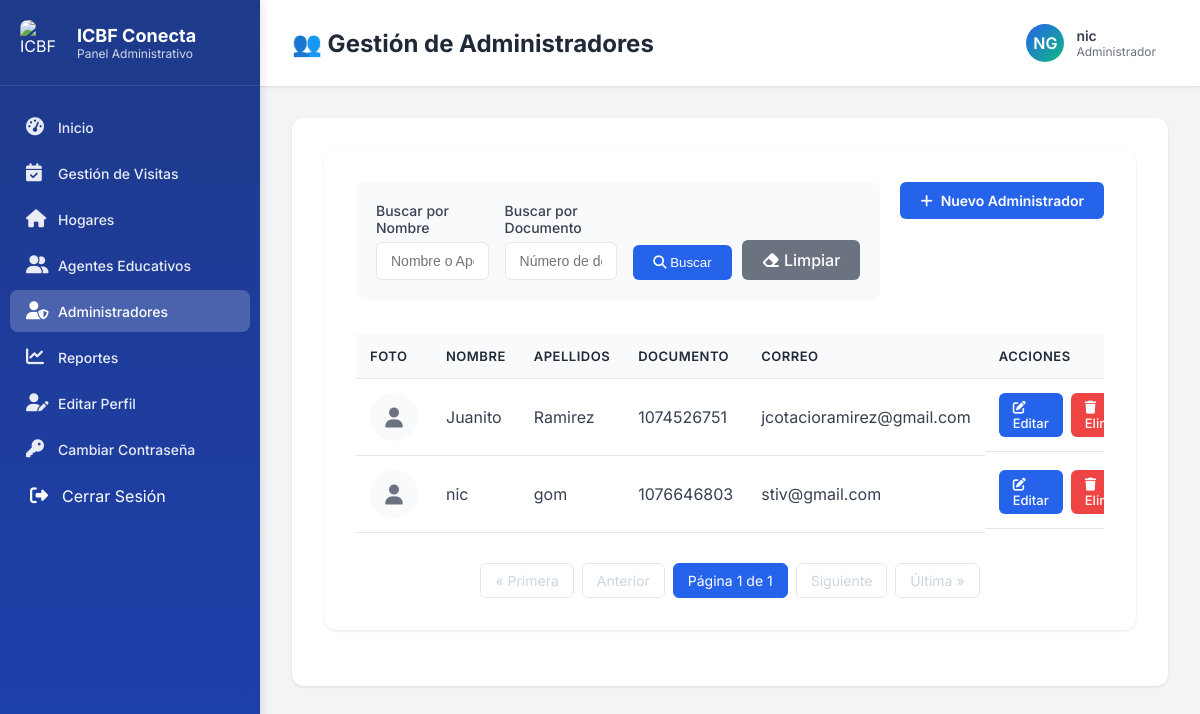
Before: /administradores/ (signed in) with the older database file.
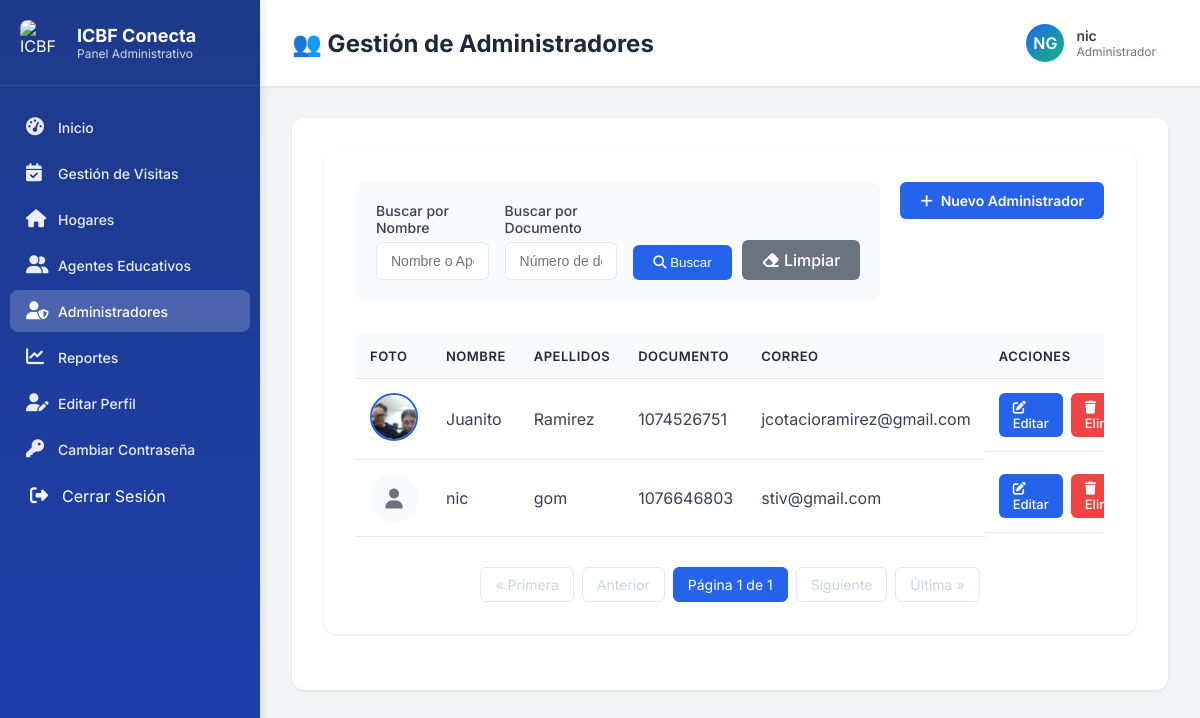
After: the same page with the newer database file.
### core/models.py (models this page shows, shortened)
class Usuario(AbstractUser):
    TIPO_DOCUMENTO_CHOICES = [
        ('CC', 'Cédula de ciudadanía'),
        ('TI', 'Tarjeta de identidad'),
        ('CE', 'Cédula de extranjería'),
        ('PA', 'Pasaporte'),
    ]
    SEXO_CHOICES = [
        ('M', 'Masculino'),
        ('F', 'Femenino'),
        ('O', 'Otro'),
    ]
    username = None
    tipo_documento = models.CharField(max_length=5, choices=TIPO_DOCUMENTO_CHOICES, default='CC')
    documento = models.BigIntegerField(unique=True)
    nombres = models.CharField(max_length=50)
    apellidos = models.CharField(max_length=50)
    correo = models.EmailField(max_length=100, unique=True)
    sexo = models.CharField(max_length=1, choices=SEXO_CHOICES, default='F')
    departamento_residencia = models.ForeignKey(Departamento, on_delete=models.SET_NULL, null=True, blank=True, related_name='residentes')
    ciudad_residencia = models.ForeignKey(Municipio, on_delete=models.SET_NULL, null=True, blank=True, related_name='residentes')
    localidad_bogota = models.ForeignKey(LocalidadBogota, on_delete=models.SET_NULL, null=True, blank=True, related_name='residentes',
                                         help_text='Solo aplica si vive en Bogotá D.C.')
    direccion = models.CharField(max_length=100, null=True, blank=True)
    barrio = models.CharField(max_length=100, null=True, blank=True)
    telefono = models.CharField(max_length=20, null=True, blank=True)
    nivel_educativo = models.CharField(max_length=50, null=True, blank=True)
    rol = models.ForeignKey(Rol, on_delete=models.PROTECT, null=True)
    foto_admin = models.ImageField(upload_to=admin_upload_path, null=True, blank=True)
    fecha_creacion = models.DateTimeField(auto_now_add=True)
    fecha_actualizacion = models.DateTimeField(auto_now=True)
    EMAIL_FIELD = 'correo'
    USERNAME_FIELD = 'documento'
    REQUIRED_FIELDS = ['nombres', 'apellidos', 'correo', 'tipo_documento']
    objects = CustomUserManager()
    class Meta:
        db_table = 'usuarios'

### core/views.py (the view)
# urls.py: path('administradores/', views.listar_administradores, name='listar_administradores'),
@login_required
@rol_requerido('administrador')
def listar_administradores(request):
    query_nombre = request.GET.get('nombre', '')
    query_documento = request.GET.get('documento', '')
    rol_admin, _ = Rol.objects.get_or_create(nombre_rol='administrador')
    administradores = Usuario.objects.filter(rol=rol_admin).order_by('nombres')
    if query_nombre:
        administradores = administradores.filter(Q(nombres__icontains=query_nombre) | Q(apellidos__icontains=query_nombre))
    if query_documento:
        administradores = administradores.filter(documento__icontains=query_documento)
    paginator = Paginator(administradores, 5) # 5 administradores por página
    page_number = request.GET.get('page')
    admins_paginados = paginator.get_page(page_number)
    context = {
        'administradores': admins_paginados, # Enviar el objeto paginado
        'filtros': {'nombre': query_nombre, 'documento': query_documento},
        'paginator': paginator # Opcional
    }
    return render(request, 'admin/administradores_list.html', context)

### core/views.py (called while the page is built)
def rol_requerido(nombre_rol):
    def decorator(view_func):
        @wraps(view_func)
        def _wrapped_view(request, *args, **kwargs):
            if not request.user.is_authenticated or not hasattr(request.user, 'rol') or request.user.rol.nombre_rol != nombre_rol:
                messages.error(request, 'Acceso denegado. No tienes los permisos necesarios.')
                return redirect('home')  # Redirigir a una página de inicio o de error
            return view_func(request, *args, **kwargs)
        return _wrapped_view
    return decorator

### templates/admin/administradores_list.html (shortened to what the changed rows need)
{% load static %}
<!DOCTYPE html>
<html lang="es">
<head>
  <link rel="stylesheet" href="https://cdnjs.cloudflare.com/ajax/libs/font-awesome/6.5.0/css/all.min.css"/>
</head>
<body>
  <aside class="sidebar">
    <div class="sidebar-header">
      <a href="{% url 'home' %}" class="sidebar-logo">
        <div class="sidebar-logo-text">
          <h2>ICBF Conecta</h2>
        </div>
      </a>
    </div>
  </aside>
  <main class="main-content">
    <div class="topbar">
      <div class="topbar-left">
        <h1>👥 Gestión de Administradores</h1>
      </div>
    </div>
    <div class="content-wrapper">
      <div class="content-container">
      <div class="content-container">
        <div class="tabla-wrapper">
          <table>
            <thead>
              <tr>
                <th>Foto</th>
                <th>Nombre</th>
                <th>Apellidos</th>
                <th>Documento</th>
                <th>Correo</th>
                <th>Acciones</th>
              </tr>
            </thead>
            <tbody>
              {% for admin in administradores %}
              <tr>
                <td>
                  {% if admin.foto_admin %}
                    <img src="{{ admin.foto_admin.url }}" alt="Foto de {{ admin.nombres }}" style="width:48px; height:48px; object-fit:cover; border-radius:50%; border:2px solid var(--primary); background:var(--light);" />
                  {% else %}
                    <div style="width:48px; height:48px; display:flex; align-items:center; justify-content:center; background:var(--light); border-radius:50%; color:var(--text-light);">
                      <i class="fa-solid fa-user fa-lg"></i>
                    </div>
                  {% endif %}
                </td>
                <td>{{ admin.nombres|default:"N/A" }}</td>
                <td>{{ admin.apellidos|default:"N/A" }}</td>
                <td>{{ admin.documento }}</td>
                <td>{{ admin.correo }}</td>
                <td class="acciones">
                  <a href="{% url 'editar_administrador' admin.id %}" class="btn-editar">
                    <i class="fas fa-edit"></i> Editar
                  </a>
                  <a href="{% url 'eliminar_administrador' admin.id %}" class="btn-eliminar" onclick="return confirm('¿Está seguro de eliminar este administrador?');">
                    <i class="fas fa-trash"></i> Eliminar
                  </a>
                </td>
              </tr>
              {% endfor %}
            </tbody>
          </table>
        </div>
      </div>
    </div>
  </main>
</body>
</html>

Changed rows visible on the page:
changed Usuario "Juanito": foto_admin: picture added
